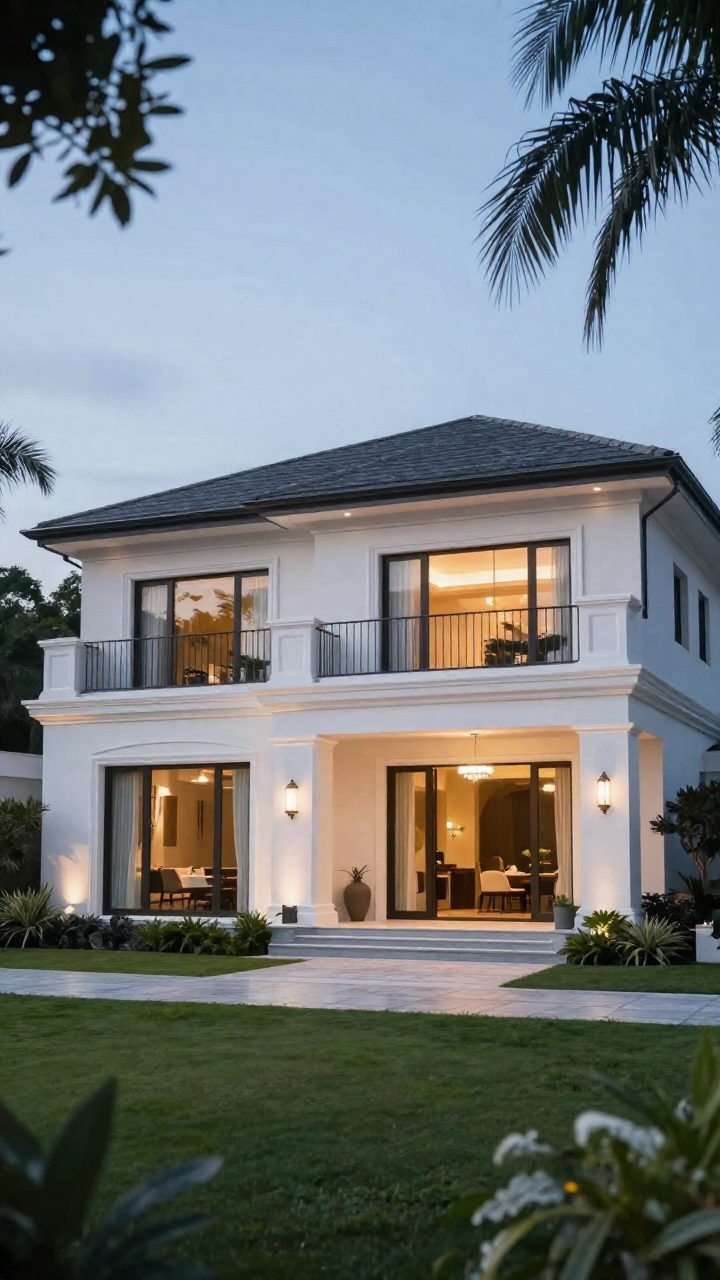
#> input picture kits/storyboard/gallery/assets/A_s22.jpg, 720 x 1280 px
$ python -i direction.py   (imports and definitions only)
#> lines starting #> are read from the running program, lines starting #| are printed output that depends on the picture
#!/usr/bin/env python3
"""Direction alignment (方向對齊): agree on a video's direction with things you can see, before any storyboard.

  index                      build the reference index from the FlexClip corpus (once; stored in the corpus folder)
  page   "需求" [--out DIR]   step 1–2 page: this-or-that pairs (one measured axis each) + a reference wall (local HTML, not published)
  serve  [DIR] [--port 8765] open the pages over http://127.0.0.1 (the app's built-in browser cannot read file:// media); choices save to DIR/picks.json
  samples picks.json --hook "鉤子" [--point "第二句"] [--photo img] [--out DIR]
                             picks (+ reference wall) → 3 direction cards that differ on the still frame → 3 short sample renders + step-3 page
  choose picks.json [N] [--samples DIR] [--out FILE]
                             write 方向卡 direction.json from sample N (N defaults to 選 in picks.json; DIR to 樣片資料夾 in picks.json)

Axes, thresholds and the mapping live in data/direction_rules.json. Picks only become parameters card-check validates.
"""
from __future__ import annotations
import argparse, colorsys, html, json, os, random, re, statistics, subprocess, sys, datetime as dt
import http.server, urllib.parse
from pathlib import Path

REPO = Path(__file__).resolve().parent.parent
# [1 line that did not run here, left out]
# [1 line that did not run here, left out]
# [1 line that did not run here, left out]
# [1 line that did not run here, left out]
sys.path.insert(0, str(REPO))
import pb  # noqa: E402  (card-check and the text-fit estimate live there)
# [1 line that did not run here, left out]


def ref_dir() -> Path:
    return Path(os.environ.get(RULES["參考片"]["環境變數"]) or os.path.expanduser(RULES["參考片"]["預設"]))


def form_of(need: str) -> str:
    low = need.lower()
    return next((v for k, v in RULES["形式"].items() if k.lower() in low), "文字動態")


# ---------------------------------------------------------------- index
def flat_share(path: Path) -> float:
    """Share of 8×8 blocks that are nearly flat: graphics are large flat areas, photos almost never are."""
    from PIL import Image, ImageStat
    im = Image.open(path).convert("L").resize((136, 240))
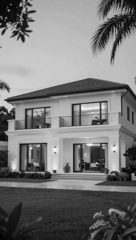
#> im: PIL image 136x240 L; min 1, max 248, mean 119.6
    n = flat = 0
    for y in range(0, 240, 8):
        for x in range(0, 136, 8):
            n += 1
            flat += ImageStat.Stat(im.crop((x, y, x + 8, y + 8))).stddev[0] < 2.5
#> after the loop, flat = 91; n = 510
    return round(flat / n, 3)


# [43 lines left out: functions build_index, load_index, units, not called in this run]


def zscorer(rows: list[dict], feats: list[str]):
    st = {f: (statistics.mean(r[f] for r in rows), statistics.pstdev(r[f] for r in rows) or 1) for f in feats}
    return lambda r, f: (r[f] - st[f][0]) / st[f][1]


FEATS = ["每鏡秒", "變化", "字面積", "照片", "飽和", "亮度"]


# [28 lines left out: function pick_pair, not called in this run]


# ---------------------------------------------------------------- page
CSS = """
:root{--bg:#f6f4ef;--ink:#1d1d1f;--mute:#6b6b70;--line:#d9d6cf;--acc:#2f5bd3;--card:#fff;--hot:#c2410c}
@media (prefers-color-scheme:dark){:root{--bg:#141416;--ink:#ececef;--mute:#9a9aa2;--line:#33333a;--acc:#7da2ff;--card:#1d1d21;--hot:#fb923c}}
*{box-sizing:border-box}body{margin:0;background:var(--bg);color:var(--ink);font:15px/1.55 -apple-system,"PingFang TC","Noto Sans TC",sans-serif}
main{max-width:1080px;margin:0 auto;padding:24px 16px 80px}h1{font-size:24px;margin:0 0 4px}h2{font-size:19px;margin:36px 0 8px}
.sub{color:var(--mute)}.pair{background:var(--card);border:1px solid var(--line);border-radius:14px;padding:16px;margin:16px 0}
.q{font-weight:600;margin-bottom:10px}.lr{display:grid;grid-template-columns:1fr 1fr;gap:12px;max-width:560px}
.opt{border:2px solid transparent;border-radius:12px;padding:6px;cursor:pointer;background:var(--bg)}.opt.on{border-color:var(--acc)}
.opt img,.opt video{width:100%;aspect-ratio:9/16;object-fit:cover;border-radius:8px;display:block;background:#000}
.meta{font-size:12px;color:var(--mute);margin-top:6px}.btns{display:flex;gap:8px;margin-top:10px;flex-wrap:wrap}
button{font:inherit;border:1px solid var(--line);background:var(--card);color:var(--ink);border-radius:999px;padding:6px 14px;cursor:pointer}
button.on{background:var(--acc);color:#fff;border-color:var(--acc)}.warn{font-size:12px;color:#b26a00;margin-top:6px}
.wall{display:grid;grid-template-columns:repeat(auto-fill,minmax(230px,1fr));gap:14px}.w{background:var(--card);border:1px solid var(--line);border-radius:12px;padding:10px}
.w video{width:100%;aspect-ratio:9/16;object-fit:cover;border-radius:8px;background:#000}.w img.sheet{width:100%;border-radius:6px;margin-top:6px}
.aspects{display:flex;flex-wrap:wrap;gap:6px;margin-top:6px}.aspects label{font-size:13px}
.bar{position:sticky;bottom:0;background:var(--card);border-top:1px solid var(--line);padding:12px 16px;display:flex;gap:10px;align-items:center;justify-content:center;flex-wrap:wrap}
#dl.due{background:var(--hot);border-color:var(--hot);color:#fff;font-weight:700;padding:10px 22px;animation:due 1.2s ease-in-out infinite}
@keyframes due{50%{box-shadow:0 0 0 8px color-mix(in srgb,var(--hot) 25%,transparent)}}
@media (prefers-reduced-motion:reduce){#dl.due{animation:none}}
#state.due{color:var(--hot);font-weight:600}
details{margin-top:4px}pre{white-space:pre-wrap;font-size:12px}
"""

JS = r"""
const D = window.DATA, served = location.protocol.startsWith('http');
const read = () => { try { return JSON.parse(localStorage.getItem(D.store) || 'null'); } catch (e) { return null; } };
let S = read() || {二選一: {}, 參考牆: {}};
const RUN = D.store + ':選:' + (D.run || '');      // a pick belongs to one set of samples: a rerun never brings an old pick back
const readPick = () => { try { return JSON.parse(localStorage.getItem(RUN) || 'null'); } catch (e) { return null; } };
if (D.picks) S = {...S, 二選一: D.picks.二選一 || {}, 參考牆: D.picks.參考牆 || {}, 選: readPick() ?? D.picks.選 ?? null};   // the samples page starts from the picks its samples were made from
const out = () => ({需求: D.need, 形式: D.form, 二選一: S.二選一, 參考牆: S.參考牆, 選: D.samples ? S.選 || null : null, ...(D.samplesDir ? {樣片資料夾: D.samplesDir, 樣片時間: D.run} : {}), 時間: new Date().toISOString()});
let dirty = false;
// served by `pb.py direction serve`: every change is written to picks.json in the served folder; opened as a file: download it
function save(user = true) {
  try { localStorage.setItem(D.store, JSON.stringify({...S, 選: null})); if (D.samples) localStorage.setItem(RUN, JSON.stringify(S.選 || null)); } catch (e) {}
  window.PICKS = out(); if (!user) return status();
  dirty = true; status();
  if (served) fetch('/save', {method: 'POST', headers: {'Content-Type': 'application/json'}, body: JSON.stringify(out(), null, 1)})
    .then(r => { if (r.ok) { dirty = false; window.SAVED = true; status(); } }).catch(() => {});
}
function status() {
  const st = document.getElementById('state'), b = document.getElementById('dl'), n = S.選;
  if (n && D.samples) { b.textContent = `下載 picks.json（方向 ${n}）`; st.textContent = dirty ? `已選方向 ${n}，還沒交回：按右邊下載，交回後跑 choose` : (window.SAVED ? `已選方向 ${n}，已存到 picks.json` : `已選方向 ${n}`); }
  else st.textContent = served && window.SAVED ? '選擇已自動存到 picks.json' : '選擇會存在這個瀏覽器；做完按右邊下載';
  b.classList.toggle('due', dirty && !!n); st.classList.toggle('due', dirty && !!n);
}
const ROOT = D.ref.replace(/\/$/, '') + '/';
const url = p => !p ? '' : served ? (p.startsWith(ROOT) ? '/ref/' + p.slice(ROOT.length).split('/').map(encodeURIComponent).join('/') : p) : (p.startsWith('/') ? 'file://' + p : p);
function clip(v, a, b) { v.addEventListener('loadedmetadata', () => { v.currentTime = a; }); v.addEventListener('timeupdate', () => { if (v.currentTime > b || v.currentTime < a - 0.3) v.currentTime = a; }); }
function media(x, look) {
  if (look === '片段' && x.影片) { const v = document.createElement('video'); v.src = url(x.影片); v.muted = true; v.autoplay = true; v.loop = true; v.playsInline = true; clip(v, x.起, x.訖); return v; }
  const i = document.createElement('img'); i.src = url(x.格); i.loading = 'lazy'; return i;
}
function pairs() {
  const box = document.getElementById('pairs'); if (!box) return;
  D.pairs.forEach(p => {
    const c = document.createElement('div'); c.className = 'pair';
    c.innerHTML = `<div class="q">${p.軸}｜${p.問}</div><div class="lr"></div><div class="btns"></div>` + (Object.keys(p.其他還差).length ? `<div class="warn">這一對除了「${p.軸}」，還在 ${Object.keys(p.其他還差).join('、')} 上有差（參考片限制）；請只看「${p.軸}」。</div>` : '');
    const lr = c.querySelector('.lr'), opts = [];
    [p.左, p.右].forEach(x => { const o = document.createElement('div'); o.className = 'opt'; o.appendChild(media(x, p.看));
      o.insertAdjacentHTML('beforeend', `<div class="meta"><b>${x.標籤}</b>｜${D.unit[p.軸](x.值)}<br>${x.key}</div>`); o.onclick = () => set(x.標籤); lr.appendChild(o); opts.push([o, x.標籤]); });
    const bt = c.querySelector('.btns'), bs = [];
    ['都可以', '都不要'].forEach(t => { const b = document.createElement('button'); b.textContent = t; b.onclick = () => set(t); bt.appendChild(b); bs.push([b, t]); });
    function set(v, user = true) { S.二選一[p.軸] = v; opts.forEach(([o, t]) => o.classList.toggle('on', t === v)); bs.forEach(([b, t]) => b.classList.toggle('on', t === v)); save(user); wall(); }
    if (S.二選一[p.軸]) set(S.二選一[p.軸], false);
    box.appendChild(c);
  });
}
function wall() {
  const box = document.getElementById('wall'); if (!box) return; box.innerHTML = '';
  const want = D.axes.map(a => [a, S.二選一[a.id]]).filter(([a, v]) => v === a.低 || v === a.高);
  const z = f => { const xs = D.vids.map(v => v[f]); const m = xs.reduce((a, b) => a + b, 0) / xs.length; const sd = Math.sqrt(xs.reduce((a, b) => a + (b - m) ** 2, 0) / xs.length) || 1; return v => (v[f] - m) / sd; };
  const zs = Object.fromEntries(D.axes.map(a => [a.特徵, z(a.特徵)]));
  const score = v => want.reduce((s, [a, val]) => s + (val === a.高 ? 1 : -1) * zs[a.特徵](v), 0) + (v.形式類 === D.form ? 1.5 : 0);
  const top = D.vids.slice().sort((a, b) => score(b) - score(a)).slice(0, 9);
  document.getElementById('wallnote').textContent = (want.length ? `依你上面選的 ${want.length} 軸，加上形式「${D.form}」挑出最接近的 9 支。` : '先在上面選幾個，這裡會照你的選擇重排。') + D.wallRule;
  top.forEach(v => {
    const c = document.createElement('div'); c.className = 'w'; const r = S.參考牆[v.key] || {判: '', 點: []};
    const vid = media({影片: v.影片, 格: v.鏡[0].格, 起: 0, 訖: Math.min(10, v.片長 || 10)}, '片段'); c.appendChild(vid);
    c.insertAdjacentHTML('beforeend', `<div class="meta">${v.key}｜${v.形式 || v.形式類}｜每鏡 ${v.每鏡秒} 秒</div><div class="btns"><button data-v="要">要</button><button data-v="不要">不要</button></div>
      <div class="aspects">${D.aspects.map(x => `<label><input type="checkbox" value="${x}" ${r.點.includes(x) ? 'checked' : ''}> ${x}</label>`).join('')}</div>` +
      (v.總覽 ? `<details><summary class="meta">逐鏡總覽</summary><img class="sheet" loading="lazy" src="${url(v.總覽)}"></details>` : ''));
    const btns = [...c.querySelectorAll('button')], boxes = [...c.querySelectorAll('input')];
    const show = () => btns.forEach(x => x.classList.toggle('on', r.判 === x.dataset.v));
    show();
    // ticking a point is itself a 要 (what to borrow); 不要 clears the ticks — a tick is never silently dropped
    btns.forEach(b => { b.onclick = () => { r.判 = b.dataset.v; if (r.判 === '不要') { r.點 = []; boxes.forEach(i => i.checked = false); } S.參考牆[v.key] = r; show(); save(); }; });
    boxes.forEach(i => i.onchange = () => { r.點 = boxes.filter(x => x.checked).map(x => x.value); if (r.點.length) r.判 = '要'; S.參考牆[v.key] = r; show(); save(); });
    box.appendChild(c);
  });
}
function samples() {
  const box = document.getElementById('samples'); if (!box || !D.samples) return;
  D.samples.forEach((s, i) => { const c = document.createElement('div'); c.className = 'w';
    c.innerHTML = `<video src="${url(s.影片)}" muted autoplay loop playsinline></video><div class="q">方向 ${i + 1}：${s.名稱}</div><div class="meta">${s.差異}</div><div class="btns"><button>選這個</button></div>`;
    const b = c.querySelector('button'); b.classList.toggle('on', S.選 === i + 1); b.onclick = () => { S.選 = i + 1; document.querySelectorAll('#samples button').forEach(x => x.classList.toggle('on', x === b)); save(); };
    box.appendChild(c); });
}
function download() { const a = document.createElement('a'); a.href = URL.createObjectURL(new Blob([JSON.stringify(out(), null, 1)], {type: 'application/json'})); a.download = 'picks.json'; a.click(); dirty = false; status(); }
(async () => {
  if (served && !D.picks && !read()) { try { const r = await fetch('/picks.json', {cache: 'no-store'}); if (r.ok) { const p = await r.json(); S = {二選一: p.二選一 || {}, 參考牆: p.參考牆 || {}, 選: p.選 || null}; window.SAVED = true; } } catch (e) {} }
  pairs(); wall(); samples(); save(false);
  document.getElementById('dl').onclick = download;
})();
"""


# [115 lines left out: functions page, make_server, cmd_serve, not called in this run]


# ---------------------------------------------------------------- picks → direction cards → samples
def wall_liked(picks: dict) -> dict:
    """Reference-wall clips the owner wants: 判 要, or points ticked without pressing 要 or 不要 (ticking what to borrow is itself a yes)."""
    return {k: v for k, v in picks.get("參考牆", {}).items() if v.get("判") == "要" or (not v.get("判") and v.get("點"))}


def _hex(c) -> str:
    return "#%02X%02X%02X" % tuple(max(0, min(255, round(x))) for x in c)


# [4 lines left out: function _lum, not called in this run]


def _contrast(a, b) -> float:
    la, lb = sorted((_lum(a), _lum(b)), reverse=True)
    return (la + 0.05) / (lb + 0.05)


def _mix(c, to, t):
    return tuple(x + (y - x) * t for x, y in zip(c, to))


# [146 lines left out: functions frame_palette, wall_borrow, direction_from, _fit, sample_card, still_print, not called in this run]


def label(d: dict, axis: str, default: str = "預設") -> str:
    v = d["依據"].get(axis)
    return "中性（兩邊都不要）" if v == "都不要" else v or default


# [163 lines left out: functions describe, variants, cmd_samples, samples_dir, cmd_choose, main, not called in this run]


# [2 lines not run here, left out]

>>> result = flat_share('../kits/storyboard/gallery/assets/A_s22.jpg')
#> result = 0.178
